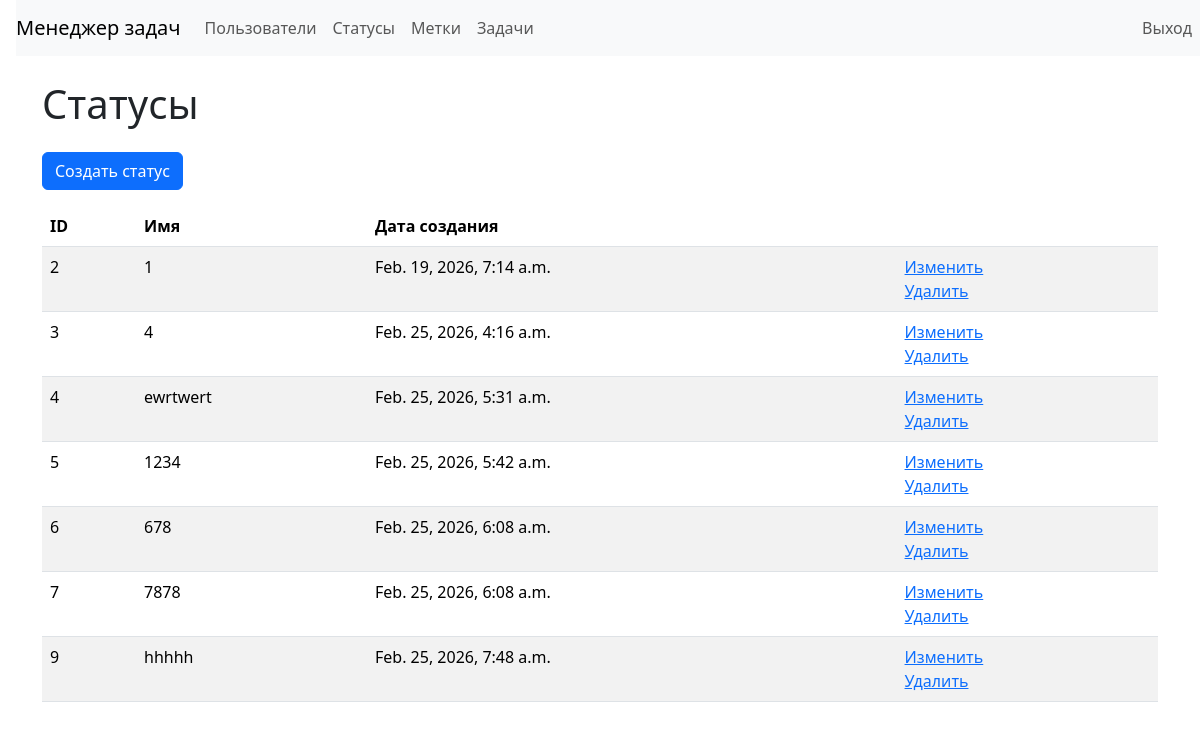
Screenshot of /statuses/ (signed in) with the database file from the repository.
### src/task_manager/models.py (models this page shows, shortened)
class Status(models.Model):
    name = models.CharField(max_length=255, unique=True, verbose_name='Имя')
    created_at = models.DateTimeField(auto_now_add=True, verbose_name='Дата создания')

### src/task_manager/views/statuses.py (the view)
# urls.py: path('statuses/', StatusListView.as_view(), name='statuses_list'),
class StatusListView(LoginRequiredMixin, ListView):
    model = Status
    template_name = "statuses/list.html"
    context_object_name = "statuses"

### src/templates/statuses/list.html
{% extends "layouts/base.html" %}
{% block content %}
<h1 class="my-4">
  Статусы
</h1>
<a class="btn btn-primary mb-3" href="{% url 'status_create' %}">Создать статус</a>
<table class="table table-striped">
  <thead>
    <tr>
      <th>ID</th>
      <th>Имя</th>
      <th>Дата создания</th>
      <th></th>
    </tr>
  </thead>
  <tbody>
    {% for status in statuses %}
    <tr>
      <td>{{ status.id }}</td>
      <td>{{ status.name }}</td>
      <td>{{ status.created_at }}</td>
      <td>
        <a href="{% url 'status_update' status.id %}">Изменить</a>
        <br>
        <a href="{% url 'status_delete' status.id %}">Удалить</a>
      </td>
    </tr>
    {% empty %}
    <tr>
      <td colspan="4">Нет статусов</td>
    </tr>
    {% endfor %}
  </tbody>
</table>
{% endblock %}

### rows the page displays
Status: id "2", name "1", created_at "Feb. 19, 2026, 7:14 a.m."
Status: id "3", name "4", created_at "Feb. 25, 2026, 4:16 a.m."
Status: id "4", name "ewrtwert", created_at "Feb. 25, 2026, 5:31 a.m."
Status: id "5", name "1234", created_at "Feb. 25, 2026, 5:42 a.m."
Status: id "6", name "678", created_at "Feb. 25, 2026, 6:08 a.m."
Status: id "7", name "7878", created_at "Feb. 25, 2026, 6:08 a.m."
Status: id "9", name "hhhhh", created_at "Feb. 25, 2026, 7:48 a.m."
